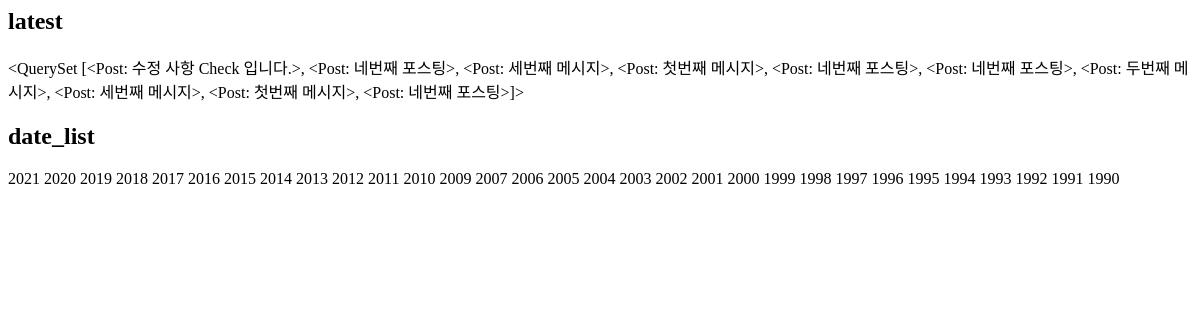
Before: /instagram/archive/ with the older database file.
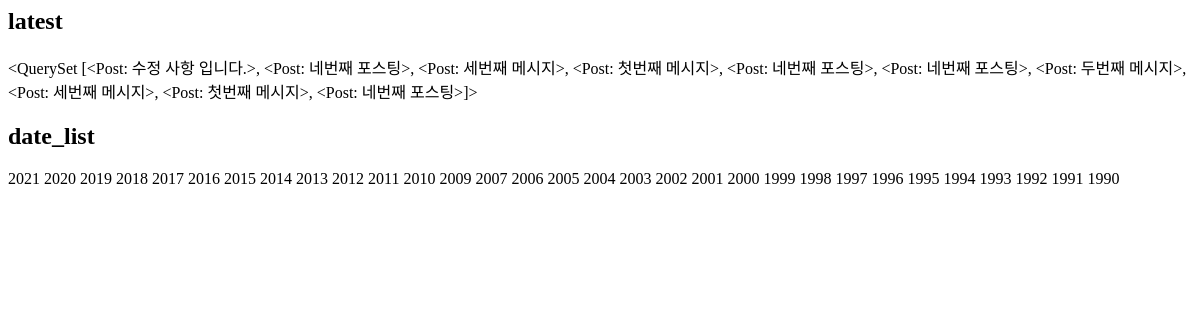
After: the same page with the newer database file.
### instagram/models.py (models this page shows, shortened)
class Post(models.Model):
    author = models.ForeignKey(settings.AUTH_USER_MODEL, on_delete=models.CASCADE)
    message = models.TextField(
        validators=[MinLengthValidator(10)]
    )
    photo = models.ImageField(blank=True, upload_to='instagram/post/%Y/%m/%d') # UseFillow # upload_to
    tag_set = models.ManyToManyField("Tag" , blank=True)
    is_public = models.BooleanField(default=False, verbose_name='공개여부')
    created_at = models.DateField(auto_now_add=True)
    updated_at = models.DateField(auto_now=True)
    def __str__(self):
        return self.message
    class Meta:
        ordering = ['-id']

### instagram/templates/instagram/post_archive.html
<h2>latest</h2>
{{ latest }}
<h2>date_list</h2>
{% for date in date_list %}
    {{ date.year }}
{% endfor %}

Changed rows visible on the page:
changed Post: message.message "<QuerySet [<Post: 수정 사항 Check 입니다.>, <Post: 네번째 포스팅>,…" → "<QuerySet [<Post: 수정 사항 입니다.>, <Post: 네번째 포스팅>,…"
